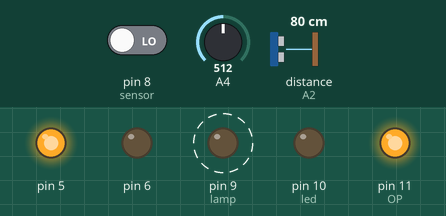
The sketch below on a simulated Arduino Uno, built with avr-gcc and run on an emulated ATmega328P. Shown: output pins drawn as LEDs (lit = HIGH). Dashed ring = blinking. Inputs (shaded band) come from the test bench; at power-on: distance to the obstacle (sensor on A2) 80 cm, A4 = 512, pin 8 (sensor) LOW. The echo pulse lasts 58.3 µs per cm; pins used as bus, display or sensor lines are not drawn.

Above: at 14.2 s.
14.3 s: distance to the obstacle (sensor on A2) set to 18 cm
17.8 s: distance to the obstacle (sensor on A2) set to 14 cm
At 19.1 s:
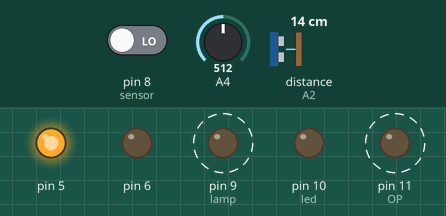
21.3 s: A4 set to 60
24.8 s: A4 set to 54
At 25.7 s:
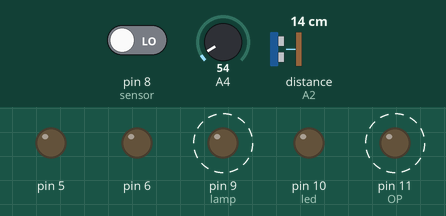
28.3 s: distance to the obstacle (sensor on A2) set to 35 cm
At 29.6 s:
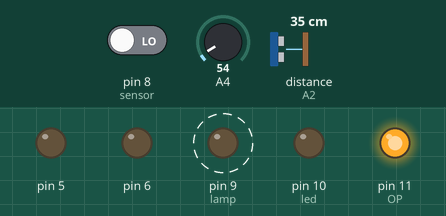
31.8 s: pin 8 (sensor) driven HIGH
At 32.6 s:
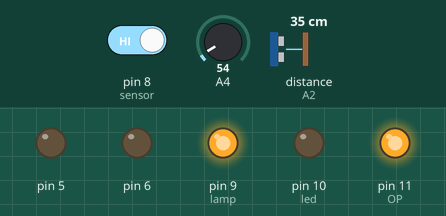
Timing chart, 0 to 34.4 s (numbered marks = the images above; inputs shaded):
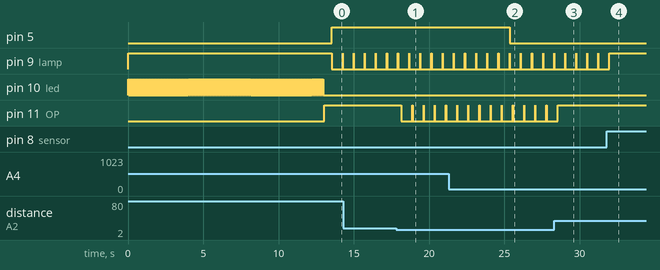

The sketch:

homelect.ino
```cpp
int lamp = 9;
int sensor = 8;
int led = 10;
unsigned long t=0;
const int trigger = A1;
const int echo = A2;
int vcc = A0;
int gnd = A3;
int OP = 11;
long Time;
float distanceCM;
float distance = 15;  // set threshold distance in cm
float resultCM;

void setup()
{
  Serial.begin(9600);
  pinMode(OP,OUTPUT);
  pinMode(trigger,OUTPUT);
  pinMode(echo,INPUT);
  pinMode(A4,INPUT);
  pinMode(A5,INPUT);
  pinMode(5,OUTPUT);
  pinMode(6,OUTPUT);
  pinMode(vcc,OUTPUT);
  pinMode(gnd,OUTPUT);

  pinMode(lamp, OUTPUT);
  pinMode(sensor, INPUT);
  pinMode(led, OUTPUT);

  digitalWrite(lamp,HIGH);
  digitalWrite(led,LOW);

  while(millis()<13000)
  {
    digitalWrite(led,HIGH);
    delay(50);
    digitalWrite(led,LOW);
    delay(50);
  }
  digitalWrite(led,LOW);

}


void loop()
{
  int j=analogRead(A4);
  j=j*0.48;
  digitalWrite(vcc,HIGH);
digitalWrite(gnd,LOW);
digitalWrite(trigger,LOW);
delay(10);
digitalWrite(trigger,HIGH);
delayMicroseconds(10);
digitalWrite(trigger,LOW);
Time=pulseIn(echo,HIGH);
distanceCM=Time*0.034;
resultCM=distanceCM/2;
if(resultCM<=distance)
{
digitalWrite(OP,HIGH);
delay(10);
}
if(resultCM>=distance)
{
digitalWrite(OP,HIGH);
delay(500);
}
else
{
 digitalWrite(OP,LOW);
 delay(500);
}
delay(10);
  if(j>=27)
  {
    digitalWrite(5,1);
    digitalWrite(6,0);
  }
  else if(j<27)
  {
    digitalWrite(5,0);
    digitalWrite(6,0);
  }

  digitalWrite(lamp,HIGH);
  digitalWrite(led,LOW);
  delay(10);
  t = digitalRead(sensor);
if (t== HIGH)
{
digitalWrite(lamp, HIGH);
delay(200);
}
else {
digitalWrite(lamp, LOW);
delay(200);
      }
   }
```

Measured:
- the behaviour switches between 16 and 15 cm on distance to the obstacle (sensor on A2) (found by bisection; images 0 and 1)
- the behaviour switches between 57 and 56 on A4 (found by bisection; images 1 and 2)
- after the input at 17.8 s, pin 11 (OP): alternates HIGH for 0.01 s and LOW for 0.73 s, starting after 0.35 s
- after the input at 24.8 s, pin 5: HIGH → LOW after 0.54 s
- after the input at 28.3 s, pin 11 (OP): goes on until 28.5 s, then stays HIGH
- after the input at 31.8 s, pin 9 (lamp): goes on until 32.0 s, then stays HIGH
- by itself, pin 9 (lamp): alternates HIGH for 0.01 s and LOW for 0.72 s
